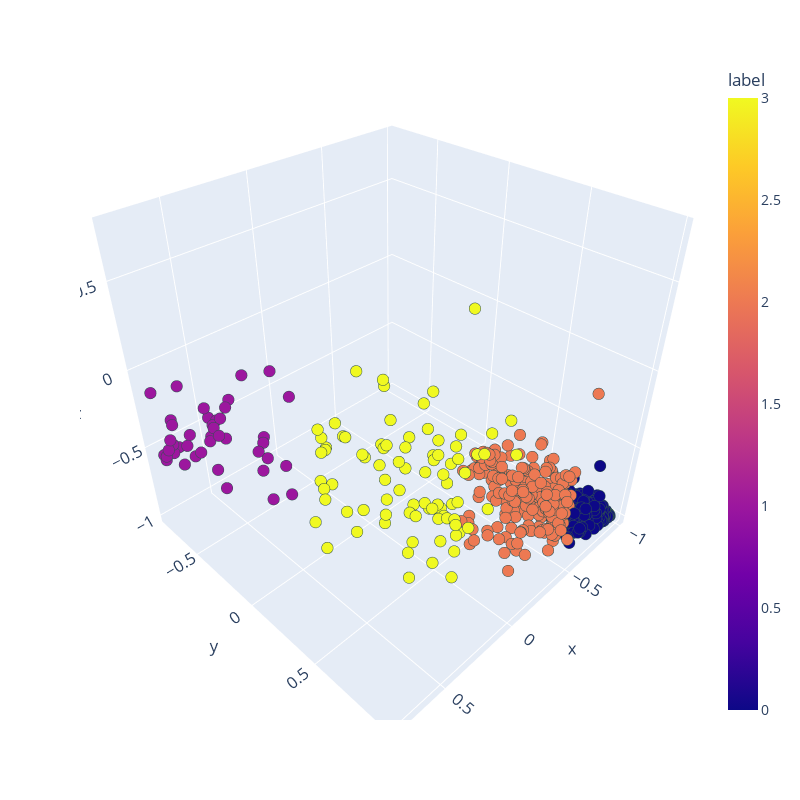

Notebook cell for this chart:
### Code cell
import plotly.express as px
%matplotlib widget
fig = px.scatter_3d(pred_df_train, x = 'x', y = 'y', z = 'z', color = 'label', width=800, height=800)
#fig = px.scatter(pred_df, x = 'x',y='y', color = 'label')
fig.update_layout(font=dict(size= 14))
fig.update_traces(marker=dict(size=4,
                              line=dict(width=0.5,
                                        color='DarkSlateGrey')),
                  selector=dict(mode='markers'))
fig.show()

### Figure 1 — Plotly figure (JSON) as saved in the notebook; plotly's stock layout.template omitted (floating-point values rounded to 4 significant figures; data arrays with more than 128 entries replaced by an {"elided": "..."} marker saying what was removed)
{"data": [{"hovertemplate": "x=%{x}<br>y=%{y}<br>z=%{z}<br>label=%{marker.color}<extra></extra>", "legendgroup": "", "marker": {"color": {"elided": "2051 int values"}, "coloraxis": "coloraxis", "line": {"color": "DarkSlateGrey", "width": 0.5}, "size": 4, "symbol": "circle"}, "mode": "markers", "name": "", "scene": "scene", "showlegend": false, "type": "scatter3d", "x": {"elided": "2051 float values"}, "y": {"elided": "2051 float values"}, "z": {"elided": "2051 float values"}}], "layout": {"coloraxis": {"colorbar": {"title": {"text": "label"}}, "colorscale": [[0, "#0d0887"], [0.1111, "#46039f"], [0.2222, "#7201a8"], [0.3333, "#9c179e"], [0.4444, "#bd3786"], [0.5556, "#d8576b"], [0.6667, "#ed7953"], [0.7778, "#fb9f3a"], [0.8889, "#fdca26"], [1, "#f0f921"]]}, "font": {"size": 14}, "height": 800, "legend": {"tracegroupgap": 0}, "margin": {"t": 60}, "scene": {"domain": {"x": [0, 1], "y": [0, 1]}, "xaxis": {"title": {"text": "x"}}, "yaxis": {"title": {"text": "y"}}, "zaxis": {"title": {"text": "z"}}}, "width": 800}}
